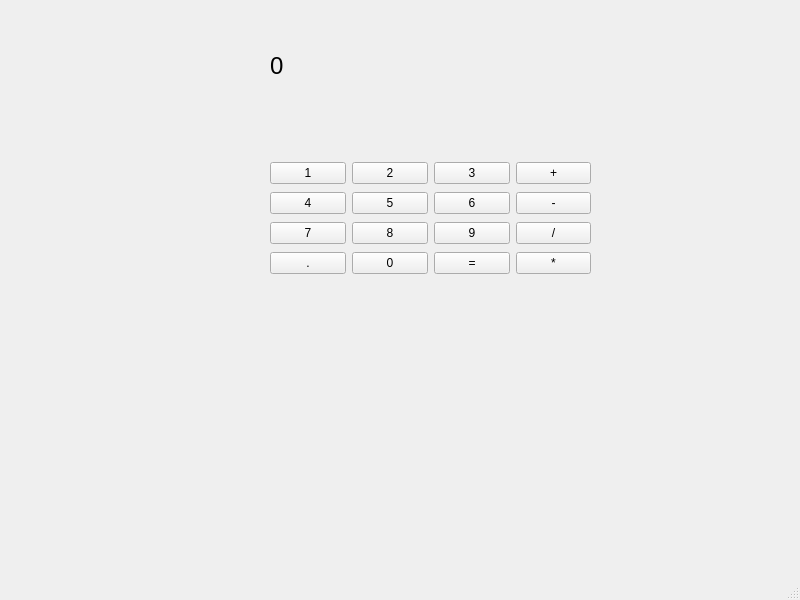
<?xml version="1.0" encoding="UTF-8"?>
<ui version="4.0">
 <class>MainWindow</class>
 <widget class="QMainWindow" name="MainWindow">
  <property name="geometry">
   <rect>
    <x>0</x>
    <y>0</y>
    <width>800</width>
    <height>600</height>
   </rect>
  </property>
  <property name="windowTitle">
   <string>MainWindow</string>
  </property>
  <widget class="QWidget" name="centralwidget">
   <widget class="QWidget" name="gridLayoutWidget">
    <property name="geometry">
     <rect>
      <x>270</x>
      <y>160</y>
      <width>321</width>
      <height>116</height>
     </rect>
    </property>
    <layout class="QGridLayout" name="gridLayout">
     <item row="1" column="0">
      <widget class="QPushButton" name="pushButton_2">
       <property name="text">
        <string>4</string>
       </property>
      </widget>
     </item>
     <item row="3" column="2">
      <widget class="QPushButton" name="pushButton_12">
       <property name="text">
        <string>=</string>
       </property>
      </widget>
     </item>
     <item row="1" column="2">
      <widget class="QPushButton" name="pushButton_10">
       <property name="text">
        <string>6</string>
       </property>
      </widget>
     </item>
     <item row="2" column="0">
      <widget class="QPushButton" name="pushButton_3">
       <property name="text">
        <string>7</string>
       </property>
      </widget>
     </item>
     <item row="3" column="0">
      <widget class="QPushButton" name="pushButton_4">
       <property name="text">
        <string>.</string>
       </property>
      </widget>
     </item>
     <item row="2" column="2">
      <widget class="QPushButton" name="pushButton_11">
       <property name="text">
        <string>9</string>
       </property>
      </widget>
     </item>
     <item row="0" column="0">
      <widget class="QPushButton" name="pushButton">
       <property name="text">
        <string>1</string>
       </property>
      </widget>
     </item>
     <item row="2" column="1">
      <widget class="QPushButton" name="pushButton_7">
       <property name="text">
        <string>8</string>
       </property>
      </widget>
     </item>
     <item row="1" column="1">
      <widget class="QPushButton" name="pushButton_6">
       <property name="text">
        <string>5</string>
       </property>
      </widget>
     </item>
     <item row="3" column="1">
      <widget class="QPushButton" name="pushButton_8">
       <property name="text">
        <string>0</string>
       </property>
      </widget>
     </item>
     <item row="0" column="1">
      <widget class="QPushButton" name="pushButton_5">
       <property name="text">
        <string>2</string>
       </property>
      </widget>
     </item>
     <item row="0" column="2">
      <widget class="QPushButton" name="pushButton_9">
       <property name="text">
        <string>3</string>
       </property>
      </widget>
     </item>
     <item row="0" column="3">
      <widget class="QPushButton" name="pushButton_13">
       <property name="text">
        <string>+</string>
       </property>
      </widget>
     </item>
     <item row="1" column="3">
      <widget class="QPushButton" name="pushButton_14">
       <property name="text">
        <string>-</string>
       </property>
      </widget>
     </item>
     <item row="2" column="3">
      <widget class="QPushButton" name="pushButton_15">
       <property name="text">
        <string>/</string>
       </property>
      </widget>
     </item>
     <item row="3" column="3">
      <widget class="QPushButton" name="pushButton_16">
       <property name="text">
        <string>*</string>
       </property>
      </widget>
     </item>
    </layout>
   </widget>
   <widget class="QLabel" name="ecran_affichage">
    <property name="geometry">
     <rect>
      <x>270</x>
      <y>40</y>
      <width>321</width>
      <height>51</height>
     </rect>
    </property>
    <property name="font">
     <font>
      <pointsize>18</pointsize>
     </font>
    </property>
    <property name="layoutDirection">
     <enum>Qt::LeftToRight</enum>
    </property>
    <property name="text">
     <string>0</string>
    </property>
   </widget>
  </widget>
  <widget class="QMenuBar" name="menubar">
   <property name="geometry">
    <rect>
     <x>0</x>
     <y>0</y>
     <width>800</width>
     <height>22</height>
    </rect>
   </property>
  </widget>
  <widget class="QStatusBar" name="statusbar"/>
 </widget>
 <resources/>
 <connections/>
</ui>
